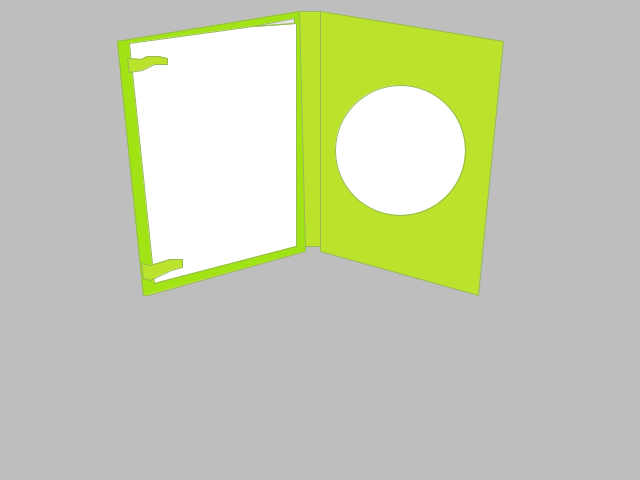
Frame 1 (no input)
Frame 60 (the mouse pressed at the canvas centre just before this capture): identical to frame 1, image omitted
Frame 120 (the mouse held since frame 60 and released just before this capture): identical to frame 1, image omitted

The Processing sketch that drew this single still picture (run headless with seeded random() and noise(); from frame 60 on, the mouse is pressed at the canvas centre):

// Processing sketch: processing_88664
// ── processing_88664.pde

void setup() {
  size(640, 480);
  smooth();
  background(190);
  
  stroke(#97BA52);
  fill(#bbe32b); 

  beginShape();
  vertex(143, 295);
  vertex(117, 41);
  vertex(143, 295);
  vertex(299, 11);
  vertex(320, 11);
  vertex(503, 41);
  vertex(478, 295);
  vertex(320, 251);
  vertex(320, 246);
  vertex(305, 246);
  vertex(305, 251);
  vertex(148, 295);
  vertex(143, 295);
  endShape(CLOSE);

  fill(#a1e314);
  beginShape();
  vertex(143, 295);
  vertex(117, 41);
  vertex(299, 11);
  vertex(305, 251);
  endShape();
  

  
  stroke(#97BA52);
  line(320,11,320,246);

  fill(255);
  beginShape();
  vertex(154,283);
  vertex(129,43);
  vertex(253,26);
  vertex(296,23);
  vertex(296,246);
  endShape(CLOSE);
  
  fill(#e4e4e4);
  beginShape();
  vertex(253,26);
  vertex(294,18);
  vertex(294,23);
  endShape(CLOSE);
  
  fill(#bbe32b); 
  beginShape();
  vertex(141,263);
  vertex(150,265);
  vertex(170,259);
  vertex(182,259);
  vertex(182,267);
  vertex(171,270);
  vertex(150,280);
  vertex(143,278);
  endShape(CLOSE);
  
  beginShape();
  vertex(127,58);
  vertex(141,59);
  vertex(147,56);
  vertex(158,56);
  vertex(167,58);
  vertex(167,64);
  vertex(154,64);
  vertex(142,70);
  vertex(129,72);
  endShape(CLOSE);
  
  fill(255);
  //ellipse(222, 153, 125, 125);
  ellipse(400, 150, 130, 130);
  
  

  /*
  line(117,41,143,295);
   line(117,41,299,11);
   line(299,11,320,11);
   line(320,11,503,41);
   line(503,41,478,295);
   line(478,295,320,251);
   line(320,251,320,246);
   line(320,246,305,246);
   line(305,246,305,251);
   line(305,251,148,295);
   line(148,295,143,295);
   */

  stroke(126); 
  //noStroke();

  //rect(200,200,50,50);
}



void draw() {
  
}
